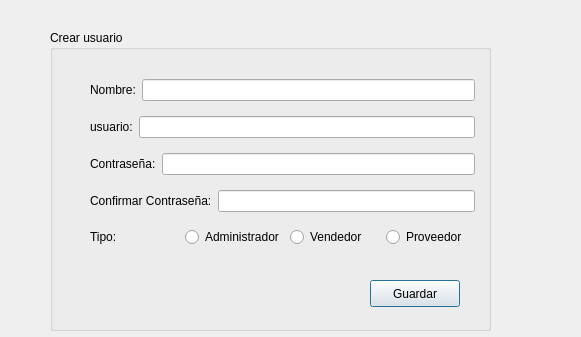
<?xml version="1.0" encoding="UTF-8"?>
<ui version="4.0">
 <class>AddUser</class>
 <widget class="QDialog" name="AddUser">
  <property name="geometry">
   <rect>
    <x>0</x>
    <y>0</y>
    <width>581</width>
    <height>337</height>
   </rect>
  </property>
  <property name="windowTitle">
   <string>Dialog</string>
  </property>
  <widget class="QGroupBox" name="groupBox">
   <property name="geometry">
    <rect>
     <x>50</x>
     <y>30</y>
     <width>441</width>
     <height>301</height>
    </rect>
   </property>
   <property name="title">
    <string>Crear usuario</string>
   </property>
   <widget class="QWidget" name="">
    <property name="geometry">
     <rect>
      <x>40</x>
      <y>40</y>
      <width>385</width>
      <height>191</height>
     </rect>
    </property>
    <layout class="QGridLayout" name="gridLayout">
     <item row="4" column="0">
      <layout class="QHBoxLayout" name="horizontalLayout_6">
       <item>
        <widget class="QLabel" name="tipo_label">
         <property name="text">
          <string>Tipo:</string>
         </property>
        </widget>
       </item>
       <item>
        <widget class="QRadioButton" name="administrador">
         <property name="text">
          <string>Administrador</string>
         </property>
        </widget>
       </item>
       <item>
        <widget class="QRadioButton" name="vendedor">
         <property name="text">
          <string>Vendedor</string>
         </property>
        </widget>
       </item>
       <item>
        <widget class="QRadioButton" name="proveedor">
         <property name="text">
          <string>Proveedor</string>
         </property>
        </widget>
       </item>
      </layout>
     </item>
     <item row="0" column="0">
      <layout class="QHBoxLayout" name="horizontalLayout_2">
       <item>
        <widget class="QLabel" name="nombre_label">
         <property name="text">
          <string>Nombre:</string>
         </property>
        </widget>
       </item>
       <item>
        <widget class="QLineEdit" name="nombre"/>
       </item>
      </layout>
     </item>
     <item row="1" column="0">
      <layout class="QHBoxLayout" name="horizontalLayout_3">
       <item>
        <widget class="QLabel" name="usario_label">
         <property name="text">
          <string>usuario:</string>
         </property>
        </widget>
       </item>
       <item>
        <widget class="QLineEdit" name="usuario"/>
       </item>
      </layout>
     </item>
     <item row="2" column="0">
      <layout class="QHBoxLayout" name="horizontalLayout_4">
       <item>
        <widget class="QLabel" name="pass_label">
         <property name="text">
          <string>Contraseña:</string>
         </property>
        </widget>
       </item>
       <item>
        <widget class="QLineEdit" name="pass">
         <property name="echoMode">
          <enum>QLineEdit::Password</enum>
         </property>
        </widget>
       </item>
      </layout>
     </item>
     <item row="3" column="0">
      <layout class="QHBoxLayout" name="horizontalLayout_10">
       <item>
        <widget class="QLabel" name="pass2_label">
         <property name="text">
          <string>Confirmar Contraseña:</string>
         </property>
        </widget>
       </item>
       <item>
        <widget class="QLineEdit" name="pass2">
         <property name="echoMode">
          <enum>QLineEdit::Password</enum>
         </property>
        </widget>
       </item>
      </layout>
     </item>
    </layout>
   </widget>
   <widget class="QPushButton" name="guardar">
    <property name="geometry">
     <rect>
      <x>320</x>
      <y>250</y>
      <width>90</width>
      <height>27</height>
     </rect>
    </property>
    <property name="text">
     <string>Guardar</string>
    </property>
   </widget>
   <widget class="QLabel" name="notify">
    <property name="geometry">
     <rect>
      <x>40</x>
      <y>250</y>
      <width>221</width>
      <height>31</height>
     </rect>
    </property>
    <property name="text">
     <string/>
    </property>
   </widget>
   <zorder></zorder>
   <zorder>label_5</zorder>
   <zorder>guardar</zorder>
   <zorder>notify</zorder>
  </widget>
  <zorder>id_label</zorder>
  <zorder>id</zorder>
  <zorder>layoutWidget</zorder>
  <zorder>layoutWidget_2</zorder>
  <zorder>layoutWidget_3</zorder>
  <zorder>usario_label</zorder>
  <zorder>groupBox</zorder>
 </widget>
 <resources/>
 <connections/>
</ui>
